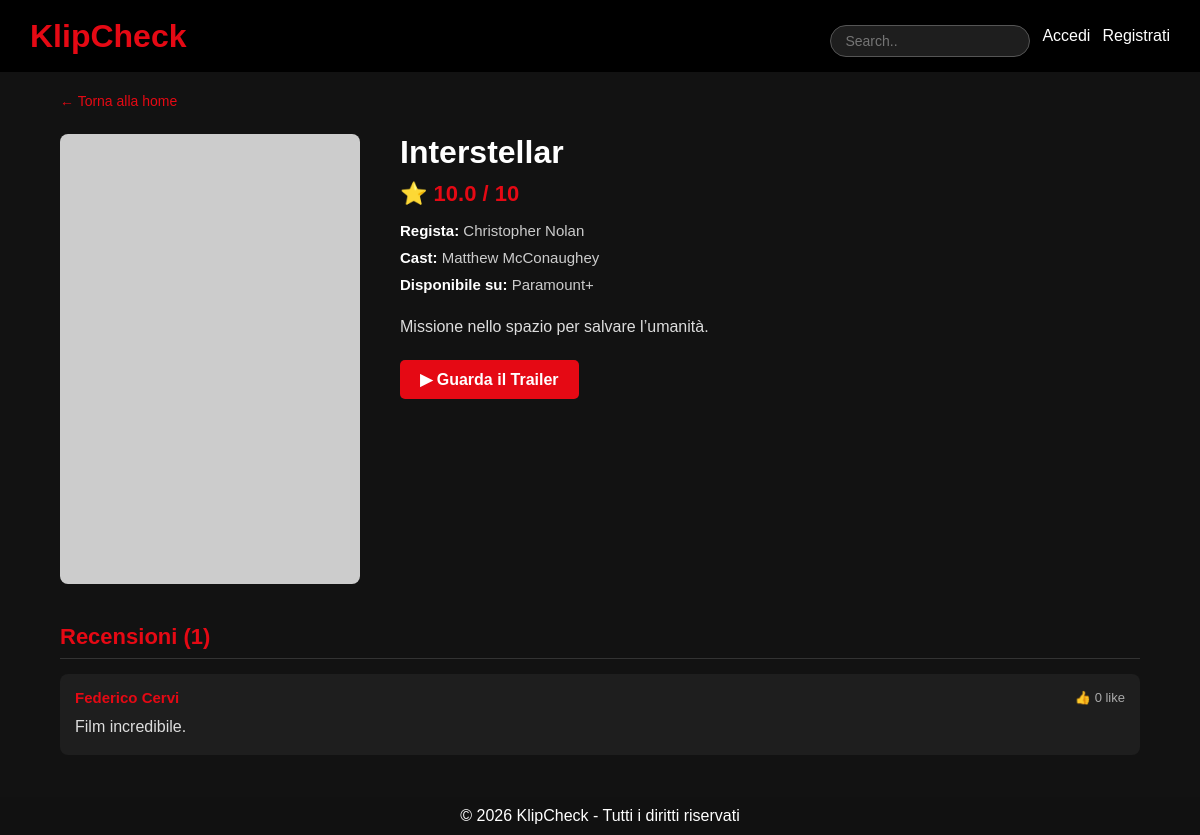
/KlipCheck/film.php?id=2, run on the app's committed database.
### tables this page shows
CREATE TABLE film (
  id INT AUTO_INCREMENT PRIMARY KEY,
  titolo VARCHAR(40) NOT NULL,
  trama TEXT NOT NULL,
  locandina VARCHAR(500),
  trailer VARCHAR(500),
  piattaforme VARCHAR(100),
  cast TEXT,
  regista VARCHAR(50)
);

CREATE TABLE recensione (
  id INT AUTO_INCREMENT PRIMARY KEY,
  testo VARCHAR(1020) NOT NULL,
  utente_id INT NOT NULL,
  film_id INT NOT NULL,
  FOREIGN KEY (utente_id) REFERENCES utente(id) ON DELETE CASCADE,
  FOREIGN KEY (film_id) REFERENCES film(id) ON DELETE CASCADE
);

CREATE TABLE utente (
  id INT AUTO_INCREMENT PRIMARY KEY,
  username VARCHAR(30) NOT NULL,
  password VARCHAR(50) NOT NULL,
  grado ENUM('visualizzatore','registrato','admin') NOT NULL,
  email VARCHAR(50) NOT NULL
);

### KlipCheck/film.php (the view, shortened to what this page needs)
<?php
$host    = 'localhost';
$db      = 'klipcheckdb';
$user    = 'root';
$pass    = 'mysql';
$charset = 'utf8mb4';
try {
    $pdo = new PDO(
        "mysql:host=$host;dbname=$db;charset=$charset",
        $user, $pass,
        [PDO::ATTR_ERRMODE => PDO::ERRMODE_EXCEPTION]
    );
} catch (PDOException $e) {
    die("Connessione fallita: " . $e->getMessage());
}
$id = isset($_GET['id']) ? (int)$_GET['id'] : 0;
$stmt = $pdo->prepare("
    SELECT f.*, AVG(CAST(v.valore AS DECIMAL(4,1))) AS voto_medio
    FROM film f
    LEFT JOIN valutazione v ON v.film_id = f.id
    WHERE f.id = :id
    GROUP BY f.id
");
$stmt->execute([':id' => $id]);
$film = $stmt->fetch(PDO::FETCH_ASSOC);
$stmtRec = $pdo->prepare("
    SELECT r.id, r.testo, u.username,
           COUNT(m.id) AS num_like
    FROM recensione r
    JOIN utente u ON u.id = r.utente_id
    LEFT JOIN mipiace m ON m.recensione_id = r.id
    WHERE r.film_id = :id
    GROUP BY r.id
    ORDER BY num_like DESC, r.id DESC
");
$stmtRec->execute([':id' => $id]);
$recensioni = $stmtRec->fetchAll(PDO::FETCH_ASSOC);
$locandina = $film['locandina'];
if ($locandina && !str_starts_with($locandina, 'http')) {
    $locandina = 'img/' . $locandina;
    if (!file_exists($locandina)) {
        $locandina = 'https://via.placeholder.com/300x450?text=' . urlencode($film['titolo']);
    }
} elseif (!$locandina) {
    $locandina = 'https://via.placeholder.com/300x450?text=' . urlencode($film['titolo']);
}
$voto = $film['voto_medio'] !== null
    ? number_format($film['voto_medio'], 1)
    : 'Nessun voto';
?>
<!DOCTYPE html>
<html lang="it">
<head>
    <link rel="stylesheet" href="../style.css">
</head>
<body>
    <header>
        <h1>KlipCheck</h1>
        <nav>
            <input type="text" placeholder="Search.." onkeydown="if(event.key==='Enter') window.location='../index.php?q='+this.value">
            <a href="../login/Accesso.php">Accedi</a>
            <a href="../login/Registrazione.php">Registrati</a>
        </nav>
    </header>
    <div class="container">
        <a href="../index.php" class="back-link">← Torna alla home</a>
        <div class="film-detail">
            <img src="<?= htmlspecialchars($locandina) ?>" alt="<?= htmlspecialchars($film['titolo']) ?>">
            <div class="film-meta">
                <h1><?= htmlspecialchars($film['titolo']) ?></h1>
                <div class="rating">⭐ <?= $voto ?> / 10</div>
                <?php if ($film['regista']): ?>
                    <div class="meta-row">
                        <strong>Regista:</strong> <?= htmlspecialchars($film['regista']) ?>
                    </div>
                <?php endif; ?>
                <?php if ($film['cast']): ?>
                    <div class="meta-row">
                        <strong>Cast:</strong> <?= htmlspecialchars($film['cast']) ?>
                    </div>
                <?php endif; ?>
                <?php if ($film['piattaforme']): ?>
                    <div class="meta-row">
                        <strong>Disponibile su:</strong> <?= htmlspecialchars($film['piattaforme']) ?>
                    </div>
                <?php endif; ?>
                <?php if ($film['trama']): ?>
                    <p class="trama"><?= nl2br(htmlspecialchars($film['trama'])) ?></p>
                <?php endif; ?>
                <?php if ($film['trailer']): ?>
                    <a href="<?= htmlspecialchars($film['trailer']) ?>" target="_blank" class="trailer-btn">
                        ▶ Guarda il Trailer
                    </a>
                <?php endif; ?>
            </div>
        </div>
        <h2 class="section-title">Recensioni (<?= count($recensioni) ?>)</h2>
        <?php if (empty($recensioni)): ?>
            <p class="no-reviews">Nessuna recensione ancora. Sii il primo!</p>
        <?php else: ?>
            <?php foreach ($recensioni as $rec): ?>
                <div class="review">
                    <div class="review-header">
                        <strong><?= htmlspecialchars($rec['username']) ?></strong>
                        <span class="review-likes">👍 <?= $rec['num_like'] ?> like</span>
                    </div>
                    <p><?= nl2br(htmlspecialchars($rec['testo'])) ?></p>
                </div>
            <?php endforeach; ?>
        <?php endif; ?>
    </div>
    <footer>
        <p>© 2026 KlipCheck - Tutti i diritti riservati</p>
    </footer>
</body>
</html>

### KlipCheck/style.css (style rules this page uses)
* { margin: 0; padding: 0; box-sizing: border-box; }
body { font-family: Arial, sans-serif; background-color: #121212; color: #ffffff; margin: 0; padding-bottom: 60px; }
header { background-color: #000; padding: 15px 30px; display: flex; justify-content: space-between; align-items: center; }
header h1 { color: #e50914; }
nav { display: flex; align-items: center; gap: 12px; }
nav a { color: white; text-decoration: none; }
nav input[type="text"] { padding: 7px 14px; border-radius: 20px; border: 1px solid #555; background-color: #1e1e1e; color: white; font-size: 14px; outline: none; transition: border 0.2s; width: 200px; }
.container { width: 90%; margin: 20px auto; }
.rating { margin-top: 8px; color: #e50914; font-weight: bold; }
input, textarea { width: 100%; padding: 8px; margin-top: 10px; border-radius: 5px; border: none; }
.review { background-color: #1e1e1e; padding: 10px; border-radius: 5px; margin-top: 10px; }
footer { position: fixed; bottom: 0; left: 0; width: 100%; background-color: #111; color: white; text-align: center; padding: 10px; }

### KlipCheck/film.php (style rules this page uses)
.film-detail { display: flex; gap: 40px; margin-bottom: 40px; flex-wrap: wrap; }
.film-detail img { width: 300px; height: 450px; object-fit: cover; border-radius: 8px; flex-shrink: 0; }
.film-meta { flex: 1; min-width: 250px; }
.film-meta h1 { font-size: 32px; margin-bottom: 10px; color: #fff; }
.film-meta .rating { font-size: 22px; margin-bottom: 15px; }
.film-meta .meta-row { margin-bottom: 10px; color: #ccc; font-size: 15px; }
.film-meta .meta-row strong { color: #fff; }
.trama { margin-top: 20px; line-height: 1.7; color: #ddd; }
.trailer-btn { display: inline-block; margin-top: 20px; padding: 10px 20px; background-color: #e50914; color: white; border-radius: 5px; text-decoration: none; font-weight: bold; transition: background-color 0.2s; }
.section-title { font-size: 22px; color: #e50914; margin-bottom: 15px; border-bottom: 1px solid #333; padding-bottom: 8px; }
.review { background-color: #1e1e1e; padding: 15px; border-radius: 8px; margin-bottom: 12px; }
.review-header { display: flex; justify-content: space-between; align-items: center; margin-bottom: 8px; }
.review-header strong { color: #e50914; font-size: 15px; }
.review-likes { color: #aaa; font-size: 13px; }
.review p { color: #ddd; line-height: 1.6; }
.back-link { display: inline-block; margin-bottom: 25px; color: #e50914; text-decoration: none; font-size: 14px; }

### data on the page
film: titolo "Interstellar", regista "Christopher Nolan", cast "Matthew McConaughey", piattaforme "Paramount+", trama "Missione nello spazio per salvare l’umanità."
recensione: utente.username "Federico Cervi", num_like "0", testo "Film incredibile."

### other printed values
$voto "10.0"
count($recensioni) "1"
